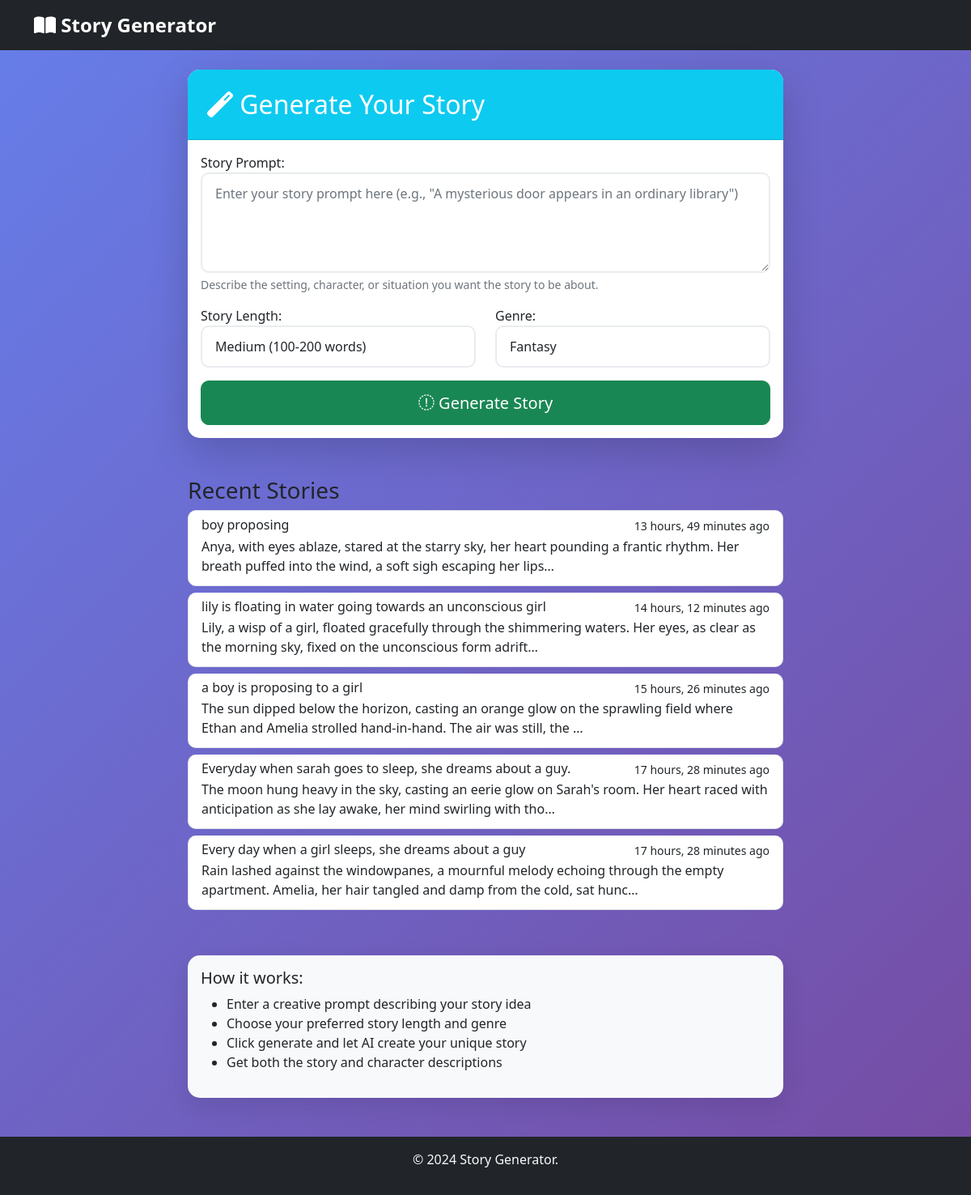
Before: / with the older database file.
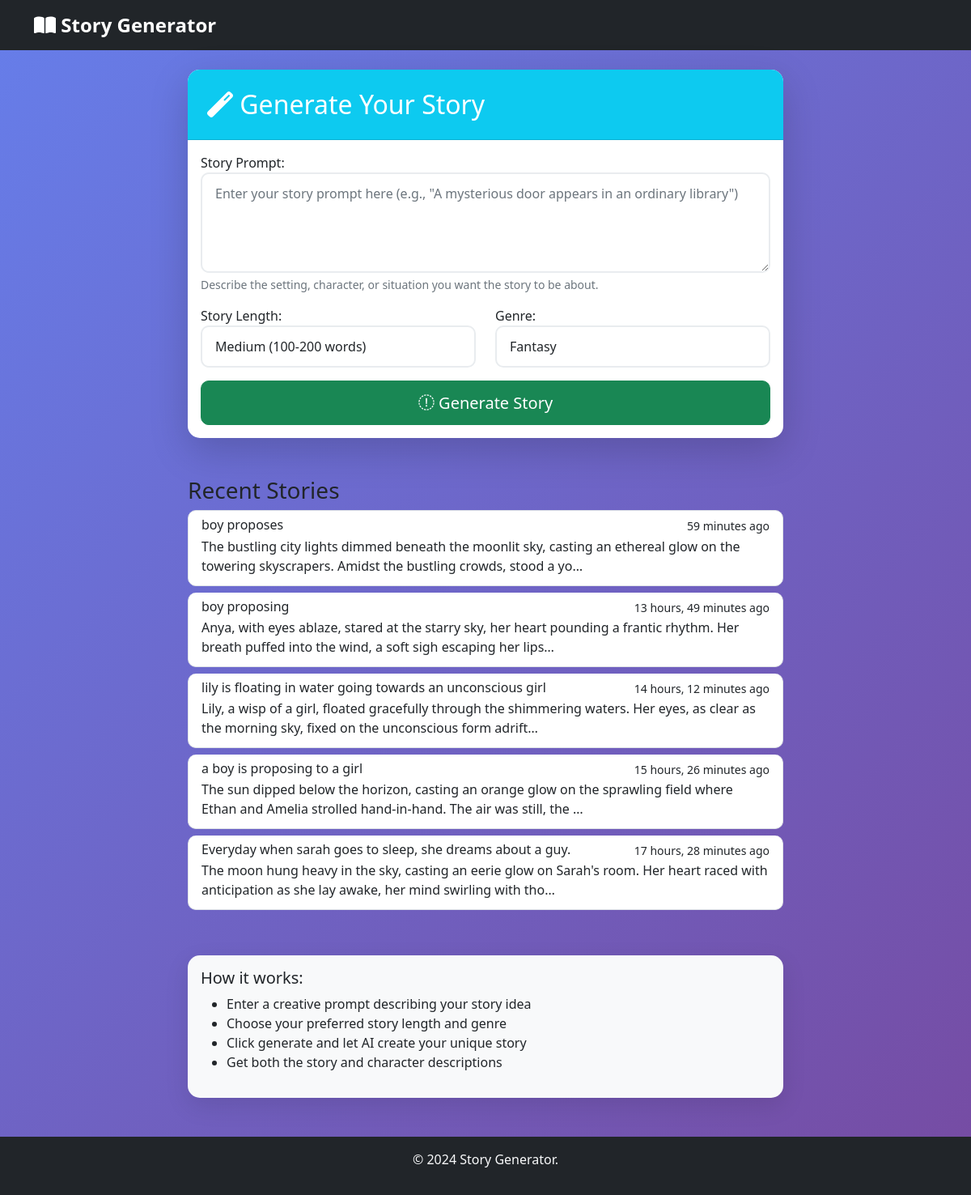
After: the same page with the newer database file.
### story_app/models.py (models this page shows, shortened)
class StoryGeneration(models.Model):
    prompt = models.TextField(max_length=1000)
    generated_story = models.TextField()
    character_description = models.TextField(blank=True, null=True)
    background_description = models.TextField(blank=True, null=True)  # New field for world/setting
    genre = models.CharField(max_length=50, blank=True, null=True)    # Store genre info
    story_length = models.CharField(max_length=20, blank=True, null=True)  # Store length info
    created_at = models.DateTimeField(auto_now_add=True)
    updated_at = models.DateTimeField(auto_now=True)
    class Meta:
        ordering = ['-created_at']
        verbose_name = "Story Generation"
        verbose_name_plural = "Story Generations"

### story_app/views.py (the view)
# urls.py: path('', views.index, name='index'),
def index(request):
    form = StoryPromptForm()
    recent_stories = StoryGeneration.objects.all()[:5]
    return render(request, 'story_app/index.html', {
        'form': form,
        'recent_stories': recent_stories
    })

### templates/story_app/index.html (shortened to what this page needs)
{% extends 'base.html' %}
{% block content %}
<div class="row">
    <div class="col-lg-8 mx-auto">
        <div class="card shadow-lg">
            <div class="card-header bg-info text-white">
                <h2 class="card-title mb-0">
                    <i class="fas fa-magic"></i> Generate Your Story
                </h2>
            </div>
            <div class="card-body">
                <form method="post" action="{% url 'generate_story' %}" id="story-form">
                    <div class="mb-3">
                        {{ form.prompt.label_tag }}
                        {{ form.prompt }}
                        <div class="form-text">{{ form.prompt.help_text }}</div>
                    </div>
                    <div class="row mb-3">
                        <div class="col-md-6">
                            {{ form.story_length.label_tag }}
                            {{ form.story_length }}
                        </div>
                        <div class="col-md-6">
                            {{ form.genre.label_tag }}
                            {{ form.genre }}
                        </div>
                    </div>
                    <button type="submit" class="btn btn-success btn-lg w-100" id="generate-btn">
                        <i class="fas fa-sparkles"></i> Generate Story
                    </button>
                </form>
            </div>
        </div>
    </div>
</div>
{% if recent_stories %}
<div class="row mt-5">
    <div class="col-lg-8 mx-auto">
        <h3>Recent Stories</h3>
        <div class="list-group">
            {% for story in recent_stories %}
            <a href="{% url 'story_detail' story.id %}" class="list-group-item list-group-item-action">
                <div class="d-flex w-100 justify-content-between">
                    <h6 class="mb-1">{{ story.prompt|truncatechars:80 }}</h6>
                    <small>{{ story.created_at|timesince }} ago</small>
                </div>
                <p class="mb-1">{{ story.generated_story|truncatechars:150 }}</p>
            </a>
            {% endfor %}
        </div>
    </div>
</div>
{% endif %}
<div class="row mt-5">
    <div class="col-lg-8 mx-auto">
        <div class="card bg-light">
            <div class="card-body">
                <h5>How it works:</h5>
                <ul>
                    <li>Enter a creative prompt describing your story idea</li>
                    <li>Choose your preferred story length and genre</li>
                    <li>Click generate and let AI create your unique story</li>
                    <li>Get both the story and character descriptions</li>
                </ul>
            </div>
        </div>
    </div>
</div>
{% endblock %}

Changed rows visible on the page:
no longer on this page (row unchanged): StoryGeneration: prompt "Every day when a girl sleeps, she dreams about a guy", created_at "17 hours, 28 minutes", generated_story "Rain lashed against the windowpanes, a mournful melody echoing through the empty apartment. Amelia, her hair tangled and damp from the cold, sat hunc…"
added StoryGeneration: prompt "boy proposes", created_at "59 minutes", generated_story "The bustling city lights dimmed beneath the moonlit sky, casting an ethereal glow on the towering skyscrapers. Amidst the bustling crowds, stood a yo…"
